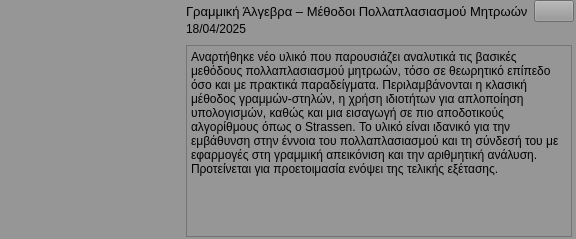
                         <widget class="QWidget" name="widget_25" native="true">
                          <property name="minimumSize">
                           <size>
                            <width>0</width>
                            <height>0</height>
                           </size>
                          </property>
                          <property name="maximumSize">
                           <size>
                            <width>16777215</width>
                            <height>16777215</height>
                           </size>
                          </property>
                          <property name="styleSheet">
                           <string notr="true">background-color: rgb(150, 150, 150);</string>
                          </property>
                          <layout class="QHBoxLayout" name="horizontalLayout_12">
                           <property name="spacing">
                            <number>7</number>
                           </property>
                           <property name="leftMargin">
                            <number>0</number>
                           </property>
                           <property name="topMargin">
                            <number>0</number>
                           </property>
                           <property name="rightMargin">
                            <number>0</number>
                           </property>
                           <property name="bottomMargin">
                            <number>0</number>
                           </property>
                           <item alignment="Qt::AlignLeft">
                            <widget class="QWidget" name="widget_26" native="true">
                             <layout class="QVBoxLayout" name="verticalLayout_25">
                              <property name="leftMargin">
                               <number>0</number>
                              </property>
                              <property name="topMargin">
                               <number>0</number>
                              </property>
                              <property name="rightMargin">
                               <number>0</number>
                              </property>
                              <property name="bottomMargin">
                               <number>0</number>
                              </property>
                              <item>
                               <widget class="QLabel" name="label_25">
                                <property name="minimumSize">
                                 <size>
                                  <width>170</width>
                                  <height>100</height>
                                 </size>
                                </property>
                                <property name="whatsThis">
                                 <string>&lt;html&gt;&lt;head/&gt;&lt;body&gt;&lt;p&gt;&lt;img src=&quot;:/material_design/icons/material_design/unsplash_IyaNci0CyRk.png&quot;/&gt;&lt;/p&gt;&lt;/body&gt;&lt;/html&gt;</string>
                                </property>
                                <property name="styleSheet">
                                 <string notr="true"/>
                                </property>
                                <property name="text">
                                 <string/>
                                </property>
                                <property name="alignment">
                                 <set>Qt::AlignCenter</set>
                                </property>
                               </widget>
                              </item>
                             </layout>
                            </widget>
                           </item>
                           <item>
                            <widget class="QWidget" name="widget_27" native="true">
                             <property name="minimumSize">
                              <size>
                               <width>0</width>
                               <height>0</height>
                              </size>
                             </property>
                             <layout class="QVBoxLayout" name="verticalLayout_26">
                              <property name="spacing">
                               <number>0</number>
                              </property>
                              <property name="topMargin">
                               <number>0</number>
                              </property>
                              <property name="rightMargin">
                               <number>2</number>
                              </property>
                              <property name="bottomMargin">
                               <number>0</number>
                              </property>
                              <item alignment="Qt::AlignTop">
                               <widget class="QWidget" name="widget_28" native="true">
                                <layout class="QGridLayout" name="gridLayout_5">
                                 <property name="leftMargin">
                                  <number>0</number>
                                 </property>
                                 <property name="topMargin">
                                  <number>0</number>
                                 </property>
                                 <property name="rightMargin">
                                  <number>0</number>
                                 </property>
                                 <property name="verticalSpacing">
                                  <number>0</number>
                                 </property>
                                 <item row="1" column="0">
                                  <widget class="QLabel" name="label_26">
                                   <property name="text">
                                    <string>18/04/2025</string>
                                   </property>
                                  </widget>
                                 </item>
                                 <item row="0" column="2">
                                  <widget class="QPushButton" name="pushButton_12">
                                   <property name="sizePolicy">
                                    <sizepolicy hsizetype="Fixed" vsizetype="Fixed">
                                     <horstretch>0</horstretch>
                                     <verstretch>0</verstretch>
                                    </sizepolicy>
                                   </property>
                                   <property name="text">
                                    <string/>
                                   </property>
                                   <property name="icon">
                                    <iconset resource="../Qss/icons/_icons.qrc">
                                     <normaloff>:/feather/icons/feather/arrow-right.png</normaloff>:/feather/icons/feather/arrow-right.png</iconset>
                                   </property>
                                   <property name="autoDefault">
                                    <bool>false</bool>
                                   </property>
                                  </widget>
                                 </item>
                                 <item row="0" column="0" colspan="2">
                                  <widget class="QLabel" name="label_27">
                                   <property name="font">
                                    <font>
                                     <pointsize>10</pointsize>
                                     <italic>false</italic>
                                     <bold>false</bold>
                                     <underline>false</underline>
                                     <strikeout>false</strikeout>
                                     <kerning>true</kerning>
                                    </font>
                                   </property>
                                   <property name="text">
                                    <string>Γραμμική Άλγεβρα – Μέθοδοι Πολλαπλασιασμού Μητρωών</string>
                                   </property>
                                   <property name="textFormat">
                                    <enum>Qt::AutoText</enum>
                                   </property>
                                   <property name="scaledContents">
                                    <bool>false</bool>
                                   </property>
                                   <property name="wordWrap">
                                    <bool>false</bool>
                                   </property>
                                  </widget>
                                 </item>
                                </layout>
                               </widget>
                              </item>
                              <item>
                               <widget class="QWidget" name="widget_29" native="true">
                                <layout class="QVBoxLayout" name="verticalLayout_27">
                                 <property name="spacing">
                                  <number>0</number>
                                 </property>
                                 <property name="leftMargin">
                                  <number>0</number>
                                 </property>
                                 <property name="topMargin">
                                  <number>0</number>
                                 </property>
                                 <property name="rightMargin">
                                  <number>2</number>
                                 </property>
                                 <property name="bottomMargin">
                                  <number>2</number>
                                 </property>
                                 <item>
                                  <widget class="QTextBrowser" name="textBrowser_5">
                                   <property name="html">
                                    <string>&lt;!DOCTYPE HTML PUBLIC &quot;-//W3C//DTD HTML 4.0//EN&quot; &quot;http://www.w3.org/TR/REC-html40/strict.dtd&quot;&gt;
&lt;html&gt;&lt;head&gt;&lt;meta name=&quot;qrichtext&quot; content=&quot;1&quot; /&gt;&lt;meta charset=&quot;utf-8&quot; /&gt;&lt;style type=&quot;text/css&quot;&gt;
p, li { white-space: pre-wrap; }
hr { height: 1px; border-width: 0; }
li.unchecked::marker { content: &quot;\2610&quot;; }
li.checked::marker { content: &quot;\2612&quot;; }
&lt;/style&gt;&lt;/head&gt;&lt;body style=&quot; font-family:'Sans Serif'; font-size:9pt; font-weight:400; font-style:normal;&quot;&gt;
&lt;p style=&quot; margin-top:0px; margin-bottom:0px; margin-left:0px; margin-right:0px; -qt-block-indent:0; text-indent:0px;&quot;&gt;&lt;span style=&quot; font-family:'MS Shell Dlg 2';&quot;&gt;Αναρτήθηκε νέο υλικό που παρουσιάζει αναλυτικά τις βασικές μεθόδους πολλαπλασιασμού μητρωών, τόσο σε θεωρητικό επίπεδο όσο και με πρακτικά παραδείγματα. Περιλαμβάνονται η κλασική μέθοδος γραμμών-στηλών, η χρήση ιδιοτήτων για απλοποίηση υπολογισμών, καθώς και μια εισαγωγή σε πιο αποδοτικούς αλγορίθμους όπως ο Strassen. Το υλικό είναι ιδανικό για την εμβάθυνση στην έννοια του πολλαπλασιασμού και τη σύνδεσή του με εφαρμογές στη γραμμική απεικόνιση και την αριθμητική ανάλυση. Προτείνεται για προετοιμασία ενόψει της τελικής εξέτασης.&lt;/span&gt;&lt;/p&gt;&lt;/body&gt;&lt;/html&gt;</string>
                                   </property>
                                  </widget>
                                 </item>
                                </layout>
                               </widget>
                              </item>
                             </layout>
                            </widget>
                           </item>
                          </layout>
                         </widget>
